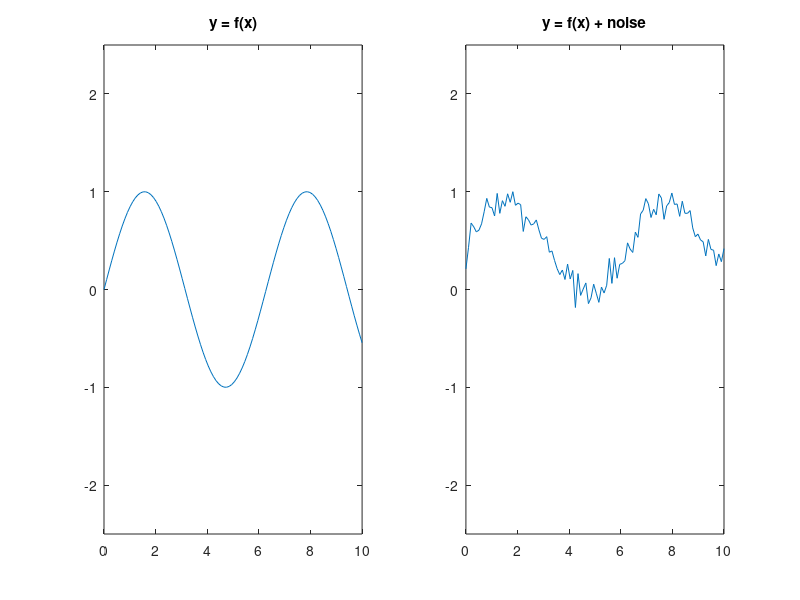

This figure's MATLAB source: (Note: this script raises an error after producing the figure.)
close('all');
clear;

x  = linspace(0,10,100);
y = sin(x);
mean = .2;
std = 1;
rng(1)
noise = mean.*randn(1,length(y))+std;
yn = (y + noise)/max(y + noise);
figure();
subplot(121);
plot(x,y);
ylim([-2.5,2.5])
title(" y = f(x) ");
subplot(122);
plot(x,yn);
ylim([-2.5,2.5])
title(" y = f(x) + noise ");

wname='db1';

% level 1 forward DWT
[coeff_a, coeff_b] = dwt(yn,wname);
figure()
subplot(121)
plot(x(1:length(coeff_a)),coeff_a)
title('coeff approximation level 1');
ylim([-2.5,2.5]);
subplot(122);
plot(x(1:length(coeff_b)),coeff_b);
title('coeff details level 1');
ylim([-2.5,2.5]);

% multi-level DWT (up to lvl 2)
[ c , l ] = wavedec(yn,1,wname);
ca1 = appcoef(c,l,wname);
[ c , l ] = wavedec(yn,2,wname);
ca2 = appcoef(c,l,wname);
[cd1,cd2] = detcoef(c,l,[1 2]);

x1=x([1:floor(length(x)/2)]);
x2=x([1:floor(length(x)/4)]);

figure()
subplot(3,4,3)
plot(x,yn)
title(" y = f(x) + noise ");
ylim([-2.5,2.5]);
xlim([x(1),x(length(x))]);
subplot(3,4,6)
plot(x1,ca1)
title("ca1");
ylim([-2.5,2.5]);
xlim([x(1),x(length(x))]);
subplot(3,4,7)
plot(x1,cd1)
title("cd1");
ylim([-2.5,2.5]);
xlim([x(1),x(length(x))]);
subplot(3,4,9)
plot(x2,ca2)
title("ca2");
ylim([-2.5,2.5]);
xlim([x(1),x(length(x))]);
subplot(3,4,10)
plot(x2,cd2)
title("cd2");
ylim([-2.5,2.5]);
xlim([x(1),x(length(x))]);

yd=wdenoise(yn,6,'Wavelet','db10');
figure();
subplot(131);
plot(x,y);
title('y');
subplot(132);
plot(x,yn);
title('yn = y + noise');
subplot(133);
plot(x,yd);
title('yn denoised');
